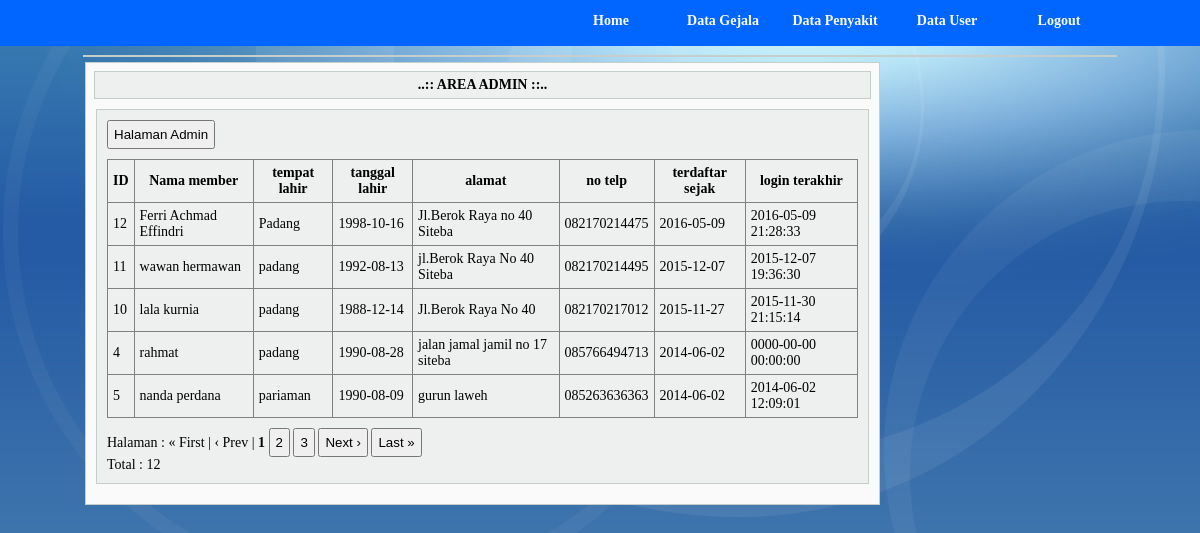
The page /admin/index.php?pg=40 (signed in) on the database its author committed.
### tables this page shows
CREATE TABLE IF NOT EXISTS `member` (
  `idmember` int(11) NOT NULL AUTO_INCREMENT,
  `username` varchar(10) NOT NULL,
  `password` varchar(10) NOT NULL,
  `namalengkap` varchar(50) NOT NULL,
  `tempatlahir` varchar(20) NOT NULL,
  `tgllahir` date NOT NULL DEFAULT '0000-00-00',
  `jk` char(1) NOT NULL,
  `alamat` text NOT NULL,
  `notelp` varchar(15) NOT NULL,
  `email` varchar(50) NOT NULL,
  `foto` text NOT NULL,
  `tgldaftar` date NOT NULL DEFAULT '0000-00-00',
  `login` datetime NOT NULL DEFAULT '0000-00-00 00:00:00',
  PRIMARY KEY (`idmember`)
);

### admin/listmember.php (the view, shortened to what this page needs)
<div style="margin:10px; border:1px solid #C6CECB; padding:10px; background-color:#EDF0EF;">
<?php
	if(empty($_SESSION['useradmin']) and empty($_SESSION['passadmin'])){
		header("location:login.php");
	}else{
		$batas =  5;
		$halaman = $_GET['halaman'];
		if(empty($halaman)){
			$posisi = 0;
			$halaman = 1;
		}else{
			$posisi = ($halaman - 1) * $batas;
		}
		$sql = mysql_query("select * from member ORDER BY tgldaftar DESC limit $posisi, $batas");
		echo"<a href='index.php?pg=10&u=$_SESSION[useradmin]'><button>Halaman Admin</button></a>";
		echo "<table border = 1>
			<tr>
			<th>ID</th>
			<th>Nama member</th>
			<th>tempat lahir</th>
			<th>tanggal lahir</th>
			<th>alamat</th>
			<th>no telp</th>
			<th>terdaftar sejak</th>
			<th>login terakhir</th>
			</tr>";
		while($data = mysql_fetch_array($sql)){
			echo "<tr>
				<td>$data[idmember]</td>
				<td>$data[namalengkap]</td>
				<td>$data[tempatlahir]</td>
				<td>$data[tgllahir]</td>
				<td>$data[alamat]</td>
				<td>$data[notelp]</td>
				<td>$data[tgldaftar]</td>
				<td>$data[login]</td>
				</tr>";
		}
		echo "</table>";
		echo "Halaman : ";
		$sqlhal = mysql_query("select * from member");
		$jmldata = mysql_num_rows($sqlhal);
		$jmlhal = ceil($jmldata/$batas);
		if($halaman > 1){
			$previous = $halaman - 1;
			echo "<a href='$_SERVER[PHP_SELF]?halaman=1&pg=40&u=$_SESSION[useradmin]'><button>&laquo; First</button></a>
			     <a href='$_SERVER[PHP_SELF]?halaman=$previous&pg=40&u=$_SESSION[useradmin]'><button>&lsaquo; Prev</button></a>";
		}else{
			echo "&laquo; First | &lsaquo; Prev | ";
		}
		$angka = ($halaman > 3 ? " ... " : " ");
		for($i=$halaman-2; $i<$halaman; $i++){
			if($i < 1)
				continue;
			$angka .= "<a href='$_SERVER[PHP_SELF]?halaman=$i&pg=40&u=$_SESSION[useradmin]'><button>$i</button></a> ";
		}
		$angka .= " <b>$halaman</b> ";
		for($i = $halaman+1; $i<($halaman+3); $i++){
			$angka .= "<a href='$_SERVER[PHP_SELF]?halaman=$i&pg=40&u=$_SESSION[useradmin]'><button>$i</button></a> ";
		}
		$angka .= ($halaman+2 < $jmlhal ? " ... <a href='$_SERVER[PHP_SELF]?halaman=$jmlhal&pg=40&u=$_SESSION[useradmin]'><button>$jmlhal</button></a> " : " ");
		echo "$angka";
		if($halaman< $jmlhal){
			$next = $halaman + 1;
			echo "<a href='$_SERVER[PHP_SELF]?halaman=$next&pg=40&u=$_SESSION[useradmin]'><button>Next &rsaquo;</button></a>
			     <a href='$_SERVER[PHP_SELF]?halaman=$jmlhal&pg=40&u=$_SESSION[useradmin]'><button>Last &raquo;</button></a>";
		}else{
			echo "Next &rsaquo; | Last &raquo; | ";
		}
		echo "<br>Total : $jmldata";
	}
?></div>

### js/style.css (style rules this page uses)
* { padding:0; margin:0; outline:0; }
body { background-image:url(../images/page_bg_img.jpg); font-size:14px; }
table { border-collapse: collapse; margin:0px; padding:0px; top:0px; }
td { padding:2px; }

### admin/index.php (style rules this page uses)
button, select, th, td, input, textarea { padding:5px; }
table { margin-top:10px; margin-bottom:10px; }

### rows shown on the page
member: idmember "12", namalengkap "Ferri Achmad Effindri", tempatlahir "Padang", tgllahir "1998-10-16", alamat "Jl.Berok Raya no 40 Siteba", notelp "082170214475", tgldaftar "2016-05-09", login "2016-05-09 21:28:33"
member: idmember "11", namalengkap "wawan hermawan", tempatlahir "padang", tgllahir "1992-08-13", alamat "jl.Berok Raya No 40 Siteba", notelp "082170214495", tgldaftar "2015-12-07", login "2015-12-07 19:36:30"
member: idmember "10", namalengkap "lala kurnia", tempatlahir "padang", tgllahir "1988-12-14", alamat "Jl.Berok Raya No 40", notelp "082170217012", tgldaftar "2015-11-27", login "2015-11-30 21:15:14"
member: idmember "4", namalengkap "rahmat", tempatlahir "padang", tgllahir "1990-08-28", alamat "jalan jamal jamil no 17 siteba", notelp "085766494713", tgldaftar "2014-06-02", login "0000-00-00 00:00:00"
member: idmember "5", namalengkap "nanda perdana", tempatlahir "pariaman", tgllahir "1990-08-09", alamat "gurun laweh", notelp "085263636363", tgldaftar "2014-06-02", login "2014-06-02 12:09:01"

### other values the page prints
$halaman "1"
$jmldata "12"
